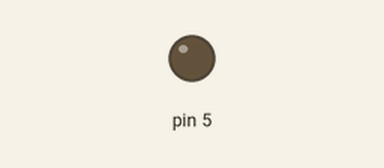
This sketch was run on a simulated Arduino Uno, built with avr-gcc and run on an emulated ATmega328P. Shown: output pins drawn as LEDs (lit = HIGH).

Above: at 0.06 s.
Timing chart, 0 to 3.0 s (numbered marks = the images above):
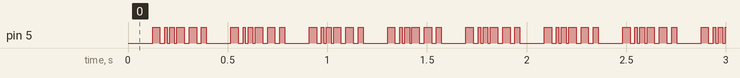

Measured:
- by itself, pin 5: repeats every 0.39 s: LOW 0.02 s, HIGH 0.01 s, LOW 0.01 s, HIGH 0.02 s, LOW 0.01 s, HIGH 0.04 s, LOW 0.03 s, HIGH 0.04 s, LOW 0.02 s, HIGH 0.03 s, LOW 0.12 s, HIGH 0.04 s
- by itself, everything shown: repeats every 1.6 s, in 8 steps

The sketch:

imitate_immobiliser.ino
```cpp
void setup() {
  Serial.begin(115200);
  pinMode(5, OUTPUT);
}

void loop() {
    digitalWrite(5, LOW);
  delay(123);
    digitalWrite(5, HIGH);
  delay(37);
    digitalWrite(5, LOW);
  delay(24);
    digitalWrite(5, HIGH);
  delay(12);
    digitalWrite(5, LOW);
  delay(13);
    digitalWrite(5, HIGH);
  delay(24);
    digitalWrite(5, LOW);
  delay(12);
    digitalWrite(5, HIGH);
  delay(37);
    digitalWrite(5, LOW);
  delay(25);
    digitalWrite(5, HIGH);
  delay(37);
    digitalWrite(5, LOW);
  delay(24);
    digitalWrite(5, HIGH);
  delay(25);
}
```
